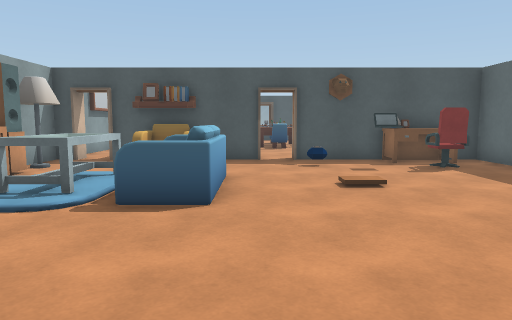
[1] (above)

12 first-person views from a walk through a 3-D level made in the Unity game engine. The camera is 1.3 m above the floor, tilts 6° down and sees 70° across. The floor is counted in squares, 1 m on a side. Each view is taken from the middle of a square. On the plan, view 1 faces up. The plan holds only what a view shows up to about 15 squares ahead; the rest is blank. The place goes on beyond the plan. The player is left out. Some surface patterns are stand-ins.

[2]
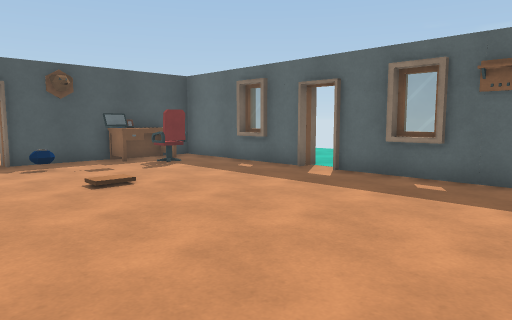

[3]
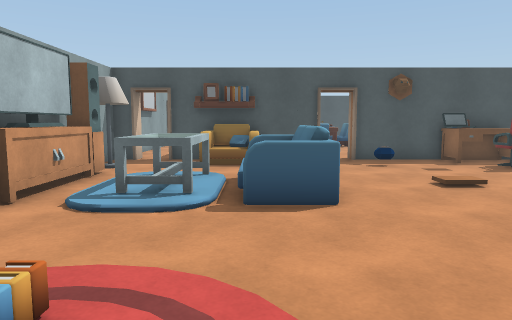

[4]
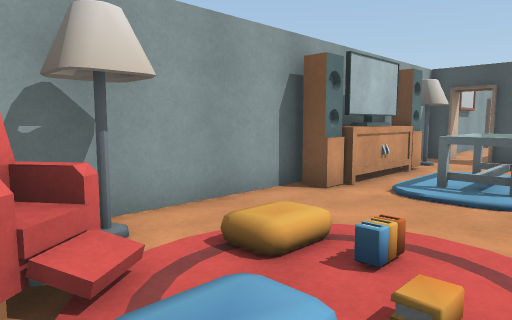

[5]
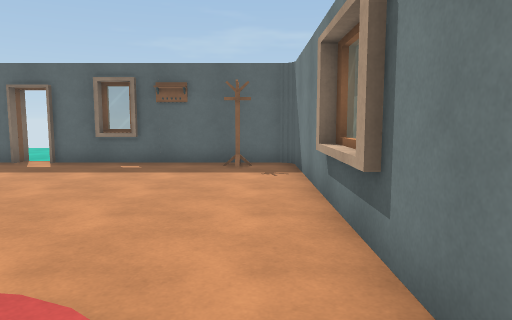

[6]
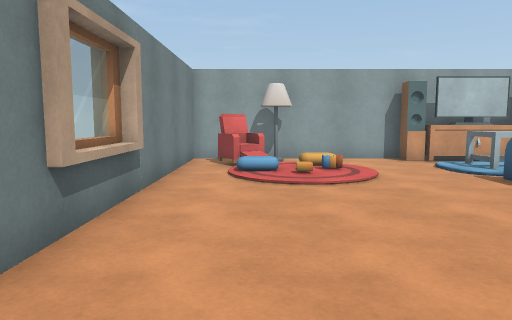

[7]
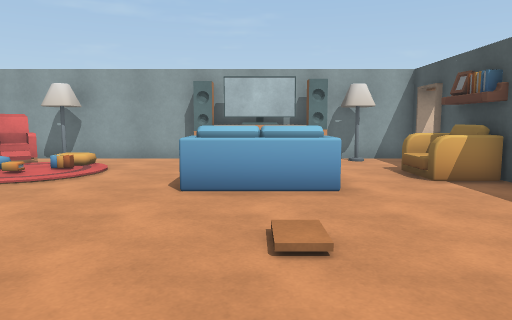

[8]
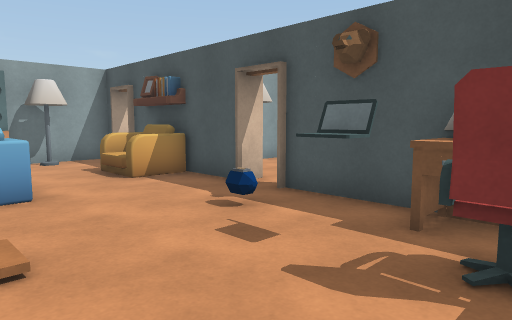

[9]
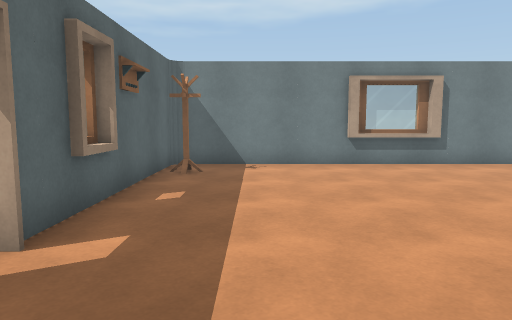

[10]
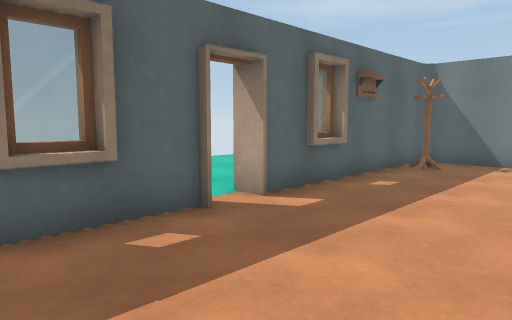

[11]
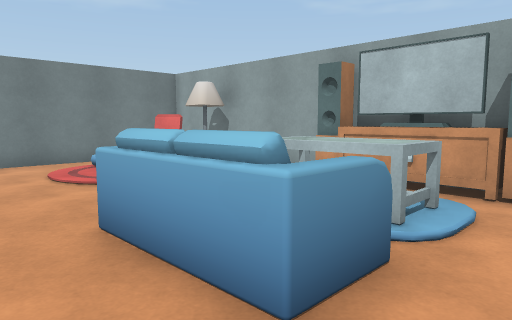

[12]
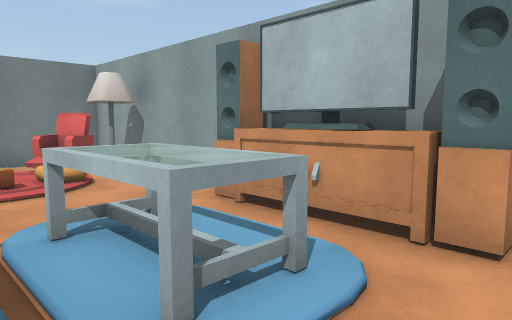

### Floor plan
Points are (right, up) in squares from view 1. A wall is a line through its corners. A room is listed if a view was taken in it or the views show most of it. See-through windows are left out.
Room 1 (views 1, 2, 3, 4, 5, 6, 7, 8, 9, 10, 11, 12)
walls: (-0.6, -2) (2.2, -2); (-5.8, 5.6) (-6.1, 5.6) (-6.1, 5) (-6.6, 5); (-6.6, 5.4) (-6.1, 5.4); (-5.8, 8.7) (-6.5, 8.7); (-6.5, 8.6) (-5.8, 8.6); (-5.9, 9.4) (-5.9, 5); (7.5, -1.9) (7.5, 5.4); (7.4, 2.6) (7.4, 4); (7.2, 5.4) (8.2, 5.4); (7.5, 6.5) (7.5, 12.5) (1.3, 12.5); (-2, 12.5) (-4.9, 12.5); (-6.1, 12.5) (-6.9, 12.5) (-6.9, -2.2) (4.5, -2.2); (8.2, 6.6) (7.2, 6.6); (7.4, 8) (7.4, 9.4)
low walls: (-1.9, 10.9) (-2.6, 10.9)
ways out: opening at (-1, 12.5)
objects: other object (-6, -1) to (-5, 0); other object (-6, 1); other object (-6, 10); other object (-5, 0) to (-4, 2); other object (-4, 6) to (-3, 8); other object (-2, 6) to (-1, 8); other object (2, 11); other object (4, 10) to (4, 11); other object (4, 12) to (6, 12); other object (5, 10) to (6, 11)

Positions as (right, up) in squares from view 1, and headings:
1: (0, 0), facing up
2: (-1, 0), facing up-right
3: (-2, 0), facing up
4: (-2, -1), facing up-left
5: (-4, -1), facing right
6: (6, 0), facing left
7: (6, 7), facing left
8: (6, 7), facing up-left
9: (5, 9), facing down
10: (3, 10), facing down-right
11: (1, 10), facing down-left
12: (-2, 10), facing down-left
